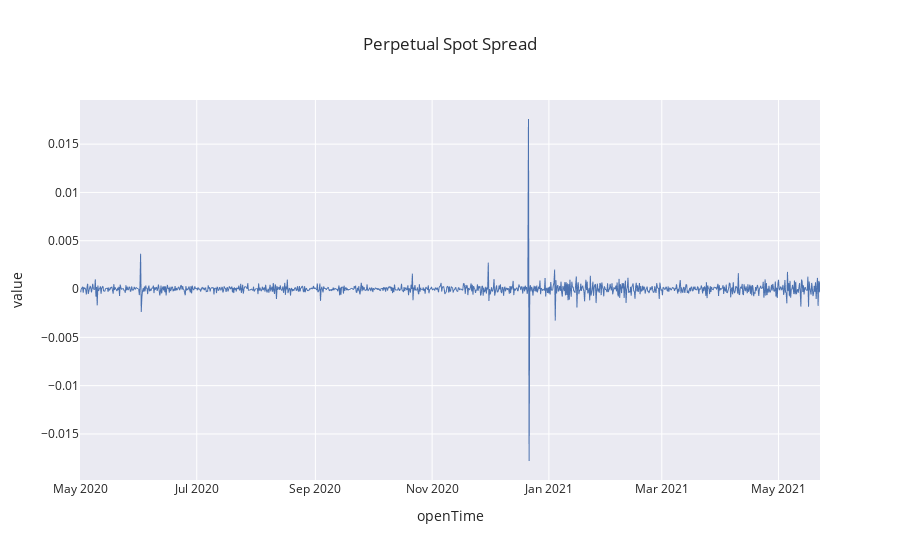

The notebook cell this image was saved under:
### Code cell
fig = df_spread.per_return.plot(title="Perpetual Spot Spread")
fig.update_traces(line=dict(width=1))
fig.update(layout_showlegend=False)
fig.show()

### Figure 1 — Plotly figure (JSON) as saved in the notebook; plotly's stock layout.template omitted (floating-point values rounded to 4 significant figures; data arrays with more than 128 entries replaced by an {"elided": "..."} marker saying what was removed)
{"data": [{"hovertemplate": "variable=per_return<br>openTime=%{x}<br>value=%{y}<extra></extra>", "legendgroup": "per_return", "line": {"color": "rgb(76,114,176)", "dash": "solid", "width": 1}, "mode": "lines", "name": "per_return", "showlegend": true, "type": "scattergl", "x": {"elided": "1161 str values"}, "xaxis": "x", "y": {"elided": "1161 float values"}, "yaxis": "y"}], "layout": {"legend": {"title": {"text": "variable"}, "tracegroupgap": 0}, "showlegend": false, "title": {"text": "Perpetual Spot Spread"}, "xaxis": {"anchor": "y", "domain": [0, 1], "title": {"text": "openTime"}}, "yaxis": {"anchor": "x", "domain": [0, 1], "title": {"text": "value"}}}}
